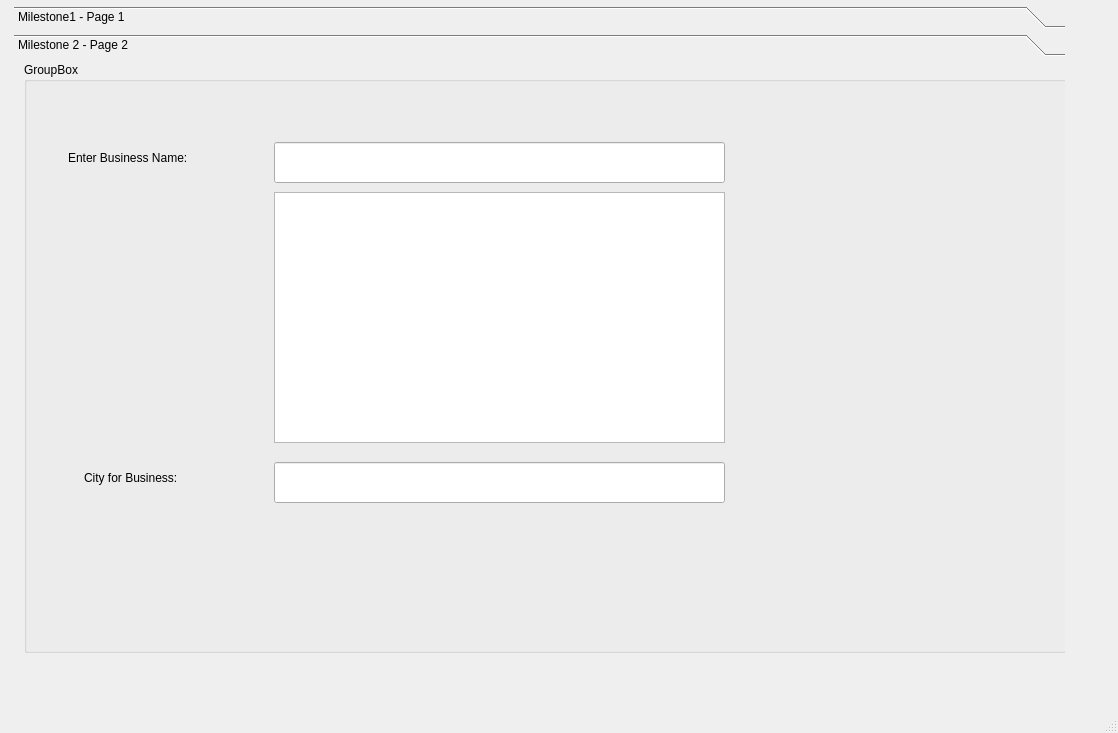
<?xml version="1.0" encoding="UTF-8"?>
<ui version="4.0">
 <class>MainWindow</class>
 <widget class="QMainWindow" name="MainWindow">
  <property name="geometry">
   <rect>
    <x>0</x>
    <y>0</y>
    <width>1118</width>
    <height>733</height>
   </rect>
  </property>
  <property name="windowTitle">
   <string>MainWindow</string>
  </property>
  <widget class="QWidget" name="centralwidget">
   <widget class="QToolBox" name="toolBox">
    <property name="geometry">
     <rect>
      <x>14</x>
      <y>6</y>
      <width>1051</width>
      <height>671</height>
     </rect>
    </property>
    <property name="styleSheet">
     <string notr="true">font: 12pt &quot;MS Shell Dlg 2&quot;;</string>
    </property>
    <property name="currentIndex">
     <number>1</number>
    </property>
    <widget class="QWidget" name="page">
     <property name="geometry">
      <rect>
       <x>0</x>
       <y>0</y>
       <width>1051</width>
       <height>593</height>
      </rect>
     </property>
     <attribute name="label">
      <string>Milestone1 - Page 1</string>
     </attribute>
     <widget class="QGroupBox" name="Statecitygroup">
      <property name="geometry">
       <rect>
        <x>0</x>
        <y>0</y>
        <width>481</width>
        <height>571</height>
       </rect>
      </property>
      <property name="styleSheet">
       <string notr="true">font: 12pt &quot;MS Shell Dlg 2&quot;;</string>
      </property>
      <property name="title">
       <string>State / City</string>
      </property>
      <widget class="QComboBox" name="stateList">
       <property name="geometry">
        <rect>
         <x>140</x>
         <y>40</y>
         <width>321</width>
         <height>31</height>
        </rect>
       </property>
      </widget>
      <widget class="QLabel" name="label">
       <property name="geometry">
        <rect>
         <x>14</x>
         <y>35</y>
         <width>81</width>
         <height>21</height>
        </rect>
       </property>
       <property name="text">
        <string>State</string>
       </property>
      </widget>
      <widget class="QLabel" name="label_2">
       <property name="geometry">
        <rect>
         <x>20</x>
         <y>90</y>
         <width>61</width>
         <height>31</height>
        </rect>
       </property>
       <property name="text">
        <string>City</string>
       </property>
      </widget>
      <widget class="QListWidget" name="cityList">
       <property name="geometry">
        <rect>
         <x>140</x>
         <y>90</y>
         <width>321</width>
         <height>451</height>
        </rect>
       </property>
      </widget>
     </widget>
     <widget class="QGroupBox" name="BusinessGroup">
      <property name="geometry">
       <rect>
        <x>500</x>
        <y>0</y>
        <width>581</width>
        <height>571</height>
       </rect>
      </property>
      <property name="styleSheet">
       <string notr="true">font: 12pt &quot;MS Shell Dlg 2&quot;;</string>
      </property>
      <property name="title">
       <string>Business</string>
      </property>
      <widget class="QTableWidget" name="businessTable">
       <property name="geometry">
        <rect>
         <x>10</x>
         <y>30</y>
         <width>541</width>
         <height>531</height>
        </rect>
       </property>
       <attribute name="horizontalHeaderStretchLastSection">
        <bool>true</bool>
       </attribute>
       <attribute name="verticalHeaderVisible">
        <bool>false</bool>
       </attribute>
      </widget>
     </widget>
    </widget>
    <widget class="QWidget" name="page_2">
     <property name="geometry">
      <rect>
       <x>0</x>
       <y>0</y>
       <width>1051</width>
       <height>593</height>
      </rect>
     </property>
     <attribute name="label">
      <string>Milestone 2 - Page 2</string>
     </attribute>
     <widget class="QGroupBox" name="SearchBusinessbynamegroup">
      <property name="geometry">
       <rect>
        <x>10</x>
        <y>0</y>
        <width>1071</width>
        <height>591</height>
       </rect>
      </property>
      <property name="title">
       <string>GroupBox</string>
      </property>
      <widget class="QLabel" name="enterBusinesslabel">
       <property name="geometry">
        <rect>
         <x>44</x>
         <y>75</y>
         <width>201</width>
         <height>41</height>
        </rect>
       </property>
       <property name="text">
        <string>Enter Business Name:</string>
       </property>
      </widget>
      <widget class="QLabel" name="cityforbusinesslabel">
       <property name="geometry">
        <rect>
         <x>60</x>
         <y>400</y>
         <width>161</width>
         <height>31</height>
        </rect>
       </property>
       <property name="text">
        <string>City for Business:</string>
       </property>
      </widget>
      <widget class="QLineEdit" name="bname">
       <property name="geometry">
        <rect>
         <x>250</x>
         <y>80</y>
         <width>451</width>
         <height>41</height>
        </rect>
       </property>
       <property name="styleSheet">
        <string notr="true">font: 10pt &quot;Lucida Sans&quot;;</string>
       </property>
      </widget>
      <widget class="QLineEdit" name="bcity">
       <property name="geometry">
        <rect>
         <x>250</x>
         <y>400</y>
         <width>451</width>
         <height>41</height>
        </rect>
       </property>
       <property name="styleSheet">
        <string notr="true">font: 10pt &quot;Lucida Sans&quot;;</string>
       </property>
       <property name="readOnly">
        <bool>true</bool>
       </property>
      </widget>
      <widget class="QListWidget" name="businesses">
       <property name="geometry">
        <rect>
         <x>250</x>
         <y>130</y>
         <width>451</width>
         <height>251</height>
        </rect>
       </property>
      </widget>
     </widget>
    </widget>
   </widget>
  </widget>
  <widget class="QMenuBar" name="menubar">
   <property name="geometry">
    <rect>
     <x>0</x>
     <y>0</y>
     <width>1118</width>
     <height>26</height>
    </rect>
   </property>
  </widget>
  <widget class="QStatusBar" name="statusbar"/>
 </widget>
 <resources/>
 <connections/>
</ui>
